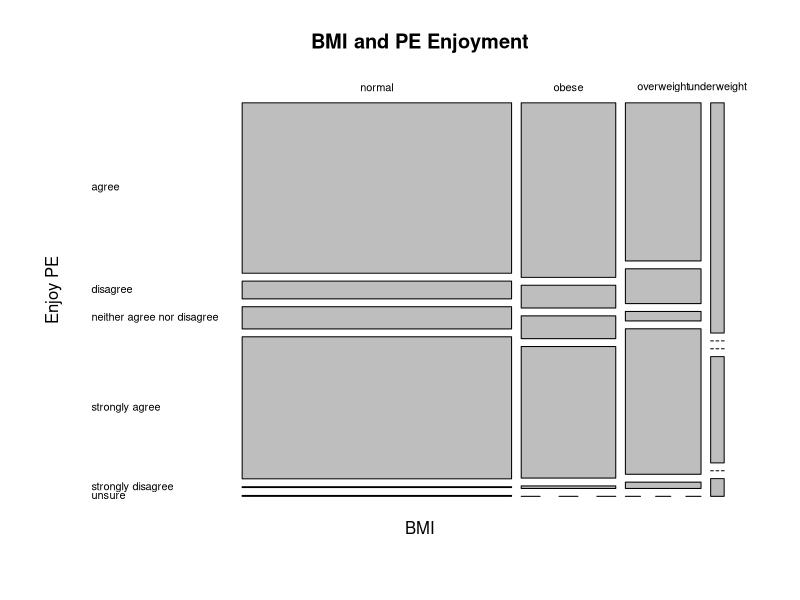

R code for this plot:
## ---- chunk 1
data <- read.csv('full_data_v2.csv', header = T)
data$X <- NULL
## ---- chunk 2
(nrow(data))
## ---- chunk 3
head(data, 5)
## ---- chunk 4
summary(data)
## ---- chunk 5
library(ggplot2)
er <- table(data$bmi, data$enjoy_pe)
mosaicplot(er, las=1, xlab="BMI", ylab="Enjoy PE", main="BMI and PE Enjoyment")
